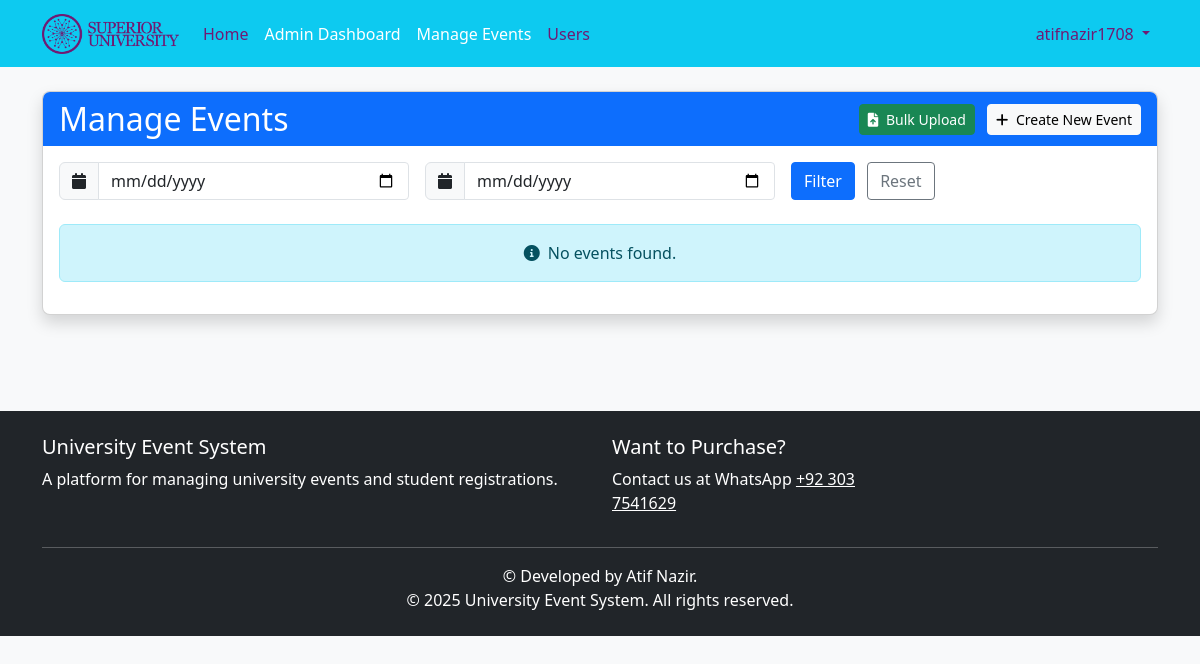
The page /admin/events (signed in) on the database as committed earlier.
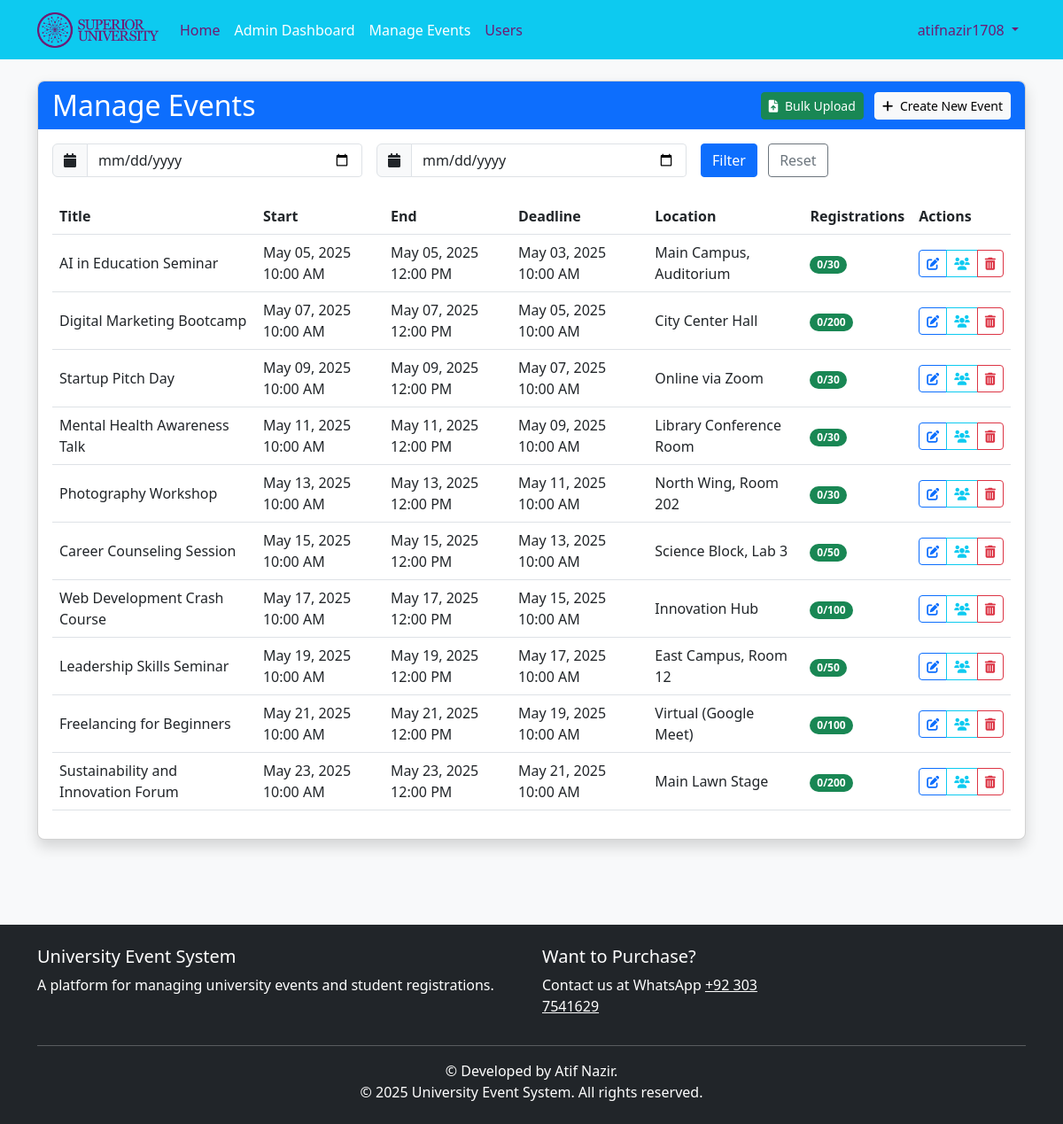
The same page on the database as committed later.
### app/models.py (models this page shows, shortened)
class Event(db.Model):
    id = db.Column(db.Integer, primary_key=True)
    title = db.Column(db.String(100), nullable=False)
    description = db.Column(db.Text, nullable=False)
    date = db.Column(db.DateTime, nullable=False)  # Start Date
    end_date = db.Column(db.DateTime, nullable=True)
    registration_deadline = db.Column(db.DateTime, nullable=True)  # New Field
    location = db.Column(db.String(100), nullable=False)
    max_participants = db.Column(db.Integer, nullable=False)
    created_at = db.Column(db.DateTime, default=datetime.utcnow)
    updated_at = db.Column(db.DateTime, default=datetime.utcnow, onupdate=datetime.utcnow)
    registrations = db.relationship('Registration', backref='event', lazy=True, cascade="all, delete-orphan")
    @property
    def registration_count(self):
        return Registration.query.filter_by(event_id=self.id).count()
    @property
    def is_full(self):
        return self.registration_count >= self.max_participants

### app/routes/admin.py (the view)
@admin.route('/events')
@admin_required
def events():
    page = request.args.get('page', 1, type=int)
    date_from = request.args.get('date_from')
    date_to = request.args.get('date_to')
    query = Event.query.order_by(Event.date.asc())
    if date_from:
        try:
            date_from = datetime.strptime(date_from, '%Y-%m-%d')
            query = query.filter(Event.date >= date_from)
        except ValueError:
            pass
    if date_to:
        try:
            date_to = datetime.strptime(date_to, '%Y-%m-%d')
            query = query.filter(Event.date <= date_to)
        except ValueError:
            pass
    events = query.paginate(page=page, per_page=10)
    return render_template('admin/events.html', title='Manage Events', events=events)

### app/models.py (called while the page is built)
@login_manager.user_loader
def load_user(user_id):
    return User.query.get(int(user_id))

    def is_admin(self):
        return self.role == 'admin'

### app/routes/admin.py (called while the page is built)
def get_new_registration_count():
    return Registration.query.filter_by(admin_viewed=False).count()

@admin.context_processor
def inject_new_registration_count():
    if current_user.is_authenticated and current_user.is_admin():
        return {'new_registration_count': get_new_registration_count()}
    return {'new_registration_count': 0}

### app/utils/helpers.py (called while the page is built)
def admin_required(f):
    @wraps(f)  # Add this line to preserve the original function name
    def decorated_function(*args, **kwargs):
        if not current_user.is_admin():
            abort(403)  # Forbidden if not an admin
        return f(*args, **kwargs)
    return decorated_function

### app/templates/admin/events.html (shortened to what the changed rows need)
{% extends "base.html" %}
{% block content %}
<div class="row mb-4">
    <div class="col-md-12">
        <div class="card shadow">
            <div class="card-header bg-primary text-white d-flex justify-content-between align-items-center">
                <h2 class="card-title mb-0">Manage Events</h2>
            </div>
            <div class="card-body">
                <form id="filter-form" class="row g-3 mb-4">
                    <div class="col-md-4">
                    </div>
                    <div class="col-md-4">
                    </div>
                    <div class="col-md-4">
                    </div>
                </form>
                {% if events.items %}
                    <div class="table-responsive">
                        <table class="table table-hover align-middle">
                            <thead>
                                <tr>
                                    <th>Title</th>
                                    <th>Start</th>
                                    <th>End</th>
                                    <th>Deadline</th>
                                    <th>Location</th>
                                    <th>Registrations</th>
                                    <th>Actions</th>
                                </tr>
                            </thead>
                            <tbody>
                                {% for event in events.items %}
                                <tr>
                                    <td>{{ event.title }}</td>
                                    <td>{{ event.date.strftime('%b %d, %Y %I:%M %p') }}</td>
                                    <td>{{ event.end_date.strftime('%b %d, %Y %I:%M %p') if event.end_date else 'N/A' }}</td>
                                    <td>{{ event.registration_deadline.strftime('%b %d, %Y %I:%M %p') if event.registration_deadline else 'N/A' }}</td>
                                    <td>{{ event.location }}</td>
                                    <td>
                                        <span class="badge rounded-pill {% if event.is_full %}bg-danger{% elif event.registration_count > event.max_participants * 0.7 %}bg-warning{% else %}bg-success{% endif %}">
                                            {{ event.registration_count }}/{{ event.max_participants }}
                                        </span>
                                    </td>
                                    <td>
                                        <div class="btn-group btn-group-sm">
                                            <a href="{{ url_for('admin.edit_event', event_id=event.id) }}" class="btn btn-outline-primary" title="Edit">
                                                <i class="fas fa-edit"></i>
                                            </a>
                                            <a href="{{ url_for('admin.event_registrations', event_id=event.id) }}" class="btn btn-outline-info" title="Registrations">
                                                <i class="fas fa-users"></i>
                                            </a>
                                            <button class="btn btn-outline-danger" data-bs-toggle="modal" data-bs-target="#deleteEventModal{{ event.id }}" title="Delete">
                                                <i class="fas fa-trash-alt"></i>
                                            </button>
                                        </div>
                                    </td>
                                </tr>
                                {% endfor %}
                            </tbody>
                        </table>
                    </div>
                {% else %}
                    <div class="alert alert-info text-center">
                        <i class="fas fa-info-circle me-2"></i>No events found.
                    </div>
                {% endif %}
            </div>
        </div>
    </div>
</div>
{% endblock %}

Rows that differ between the two databases and show on the page:
added Event: title "AI in Education Seminar", date "May 05, 2025 10:00 AM", end_date "May 05, 2025 12:00 PM", registration_deadline "May 03, 2025 10:00 AM", location "Main Campus, Auditorium", registration_count "0", max_participants "30"
added Event: title "Digital Marketing Bootcamp", date "May 07, 2025 10:00 AM", end_date "May 07, 2025 12:00 PM", registration_deadline "May 05, 2025 10:00 AM", location "City Center Hall", registration_count "0", max_participants "200"
added Event: title "Startup Pitch Day", date "May 09, 2025 10:00 AM", end_date "May 09, 2025 12:00 PM", registration_deadline "May 07, 2025 10:00 AM", location "Online via Zoom", registration_count "0", max_participants "30"
added Event: title "Mental Health Awareness Talk", date "May 11, 2025 10:00 AM", end_date "May 11, 2025 12:00 PM", registration_deadline "May 09, 2025 10:00 AM", location "Library Conference Room", registration_count "0", max_participants "30"
added Event: title "Photography Workshop", date "May 13, 2025 10:00 AM", end_date "May 13, 2025 12:00 PM", registration_deadline "May 11, 2025 10:00 AM", location "North Wing, Room 202", registration_count "0", max_participants "30"
added Event: title "Career Counseling Session", date "May 15, 2025 10:00 AM", end_date "May 15, 2025 12:00 PM", registration_deadline "May 13, 2025 10:00 AM", location "Science Block, Lab 3", registration_count "0", max_participants "50"
added Event: title "Web Development Crash Course", date "May 17, 2025 10:00 AM", end_date "May 17, 2025 12:00 PM", registration_deadline "May 15, 2025 10:00 AM", location "Innovation Hub", registration_count "0", max_participants "100"
added Event: title "Leadership Skills Seminar", date "May 19, 2025 10:00 AM", end_date "May 19, 2025 12:00 PM", registration_deadline "May 17, 2025 10:00 AM", location "East Campus, Room 12", registration_count "0", max_participants "50"
added Event: title "Freelancing for Beginners", date "May 21, 2025 10:00 AM", end_date "May 21, 2025 12:00 PM", registration_deadline "May 19, 2025 10:00 AM", location "Virtual (Google Meet)", registration_count "0", max_participants "100"
added Event: title "Sustainability and Innovation Forum", date "May 23, 2025 10:00 AM", end_date "May 23, 2025 12:00 PM", registration_deadline "May 21, 2025 10:00 AM", location "Main Lawn Stage", registration_count "0", max_participants "200"
Other text that changed with them:
text no longer shown: "No events found."
text now shown: "Title Start End Deadline Location Registrations Actions"
